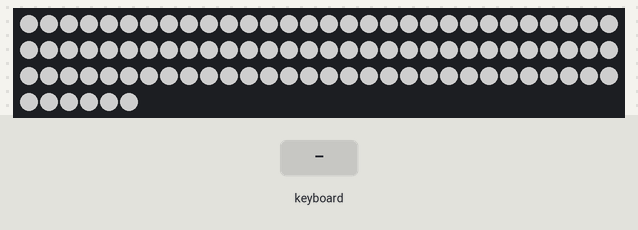
Bench run of a program on a simulated Raspberry Pi (BCM pin numbers). Parts: 96 RGB LEDs in strip order, left to right, continuing on the next row. The inputs (shaded band) are chosen by the test bench. Dim RGB values are drawn brighter than linear; files the program writes start out absent; the full-screen text the program places in the terminal is not drawn; files that are not in the repository are absent. At 1.3 s the program stops and its outputs stay as they are.

Above: at 1.2 s.
1.3 s: key "q" typed on the keyboard
Timing chart, 0 to 2.8 s (numbered marks = the images above; inputs shaded):
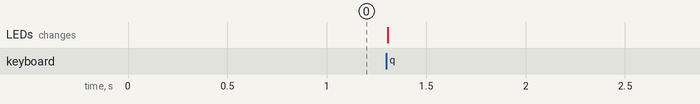

The program:

main.py
```python
import curses
import datetime
import ini

import board
import neopixel
import time

pixel_pin = board.D18

num_pixels = 96

ORDER = neopixel.GRB

pixels = neopixel.NeoPixel(
    pixel_pin, num_pixels, brightness=0.45, auto_write=False, pixel_order=ORDER
)

red = 0
green = 0
blue = 0

mode = 1 # -1 - sub, 1 -  add
multiplier = 10

def quit():
    pixels.deinit()
    ini.write_config()

# tbd
#def apply_config():

def update_color(value, color):
    if (value + mode * multiplier <= 255) and (value + mode * multiplier >= 0):
        value = value + mode * multiplier
        ini.config['colors'][color] = str(value)
    return value

stdscr = curses.initscr()
curses.noecho()
stdscr.nodelay(1) # set getch() non-blocking

ini.read_config()

red = int(ini.config['colors']['red'])
green = int(ini.config['colors']['green'])
blue = int(ini.config['colors']['blue'])

try:
    while 1:
        c = stdscr.getch()

        # if c != -1:
            # print(str(c) + "\n")

        if c == ord('r'):
            red = update_color(red, "red")

        if c == ord('g'):
            green = update_color(green, "green")

        if c == ord('b'):
            blue = update_color(blue, "blue")

        if c == ord('m'):
            if mode == 1:
                mode = -1
            else:
                mode = 1

        elif c == ord('q'):
            quit()
            break

        pixels.fill((red, green, blue))
        pixels.show()

        stdscr.addstr(0,0, str(red) + " " + str(green) + " " + str(blue) + "\n")
        stdscr.addstr(1,0, "Mode: " + str(mode) + "   ")

except (KeyboardInterrupt, SystemExit):
    quit()
    raise
#
finally:
    curses.endwin()
```

ini.py
```python
import configparser

settings_name = 'config.ini'
config = configparser.ConfigParser()

def init_default_config():
    config['colors'] = {}
    config['colors']['red'] = "255"
    config['colors']['green'] = "255"
    config['colors']['blue'] = "255"

def read_config():
    init_default_config()
    config.read(settings_name)

def write_config():
    with open(settings_name, 'w') as configfile:
        config.write(configfile)

# read_config()
# print(config['colors']['red'])
```
